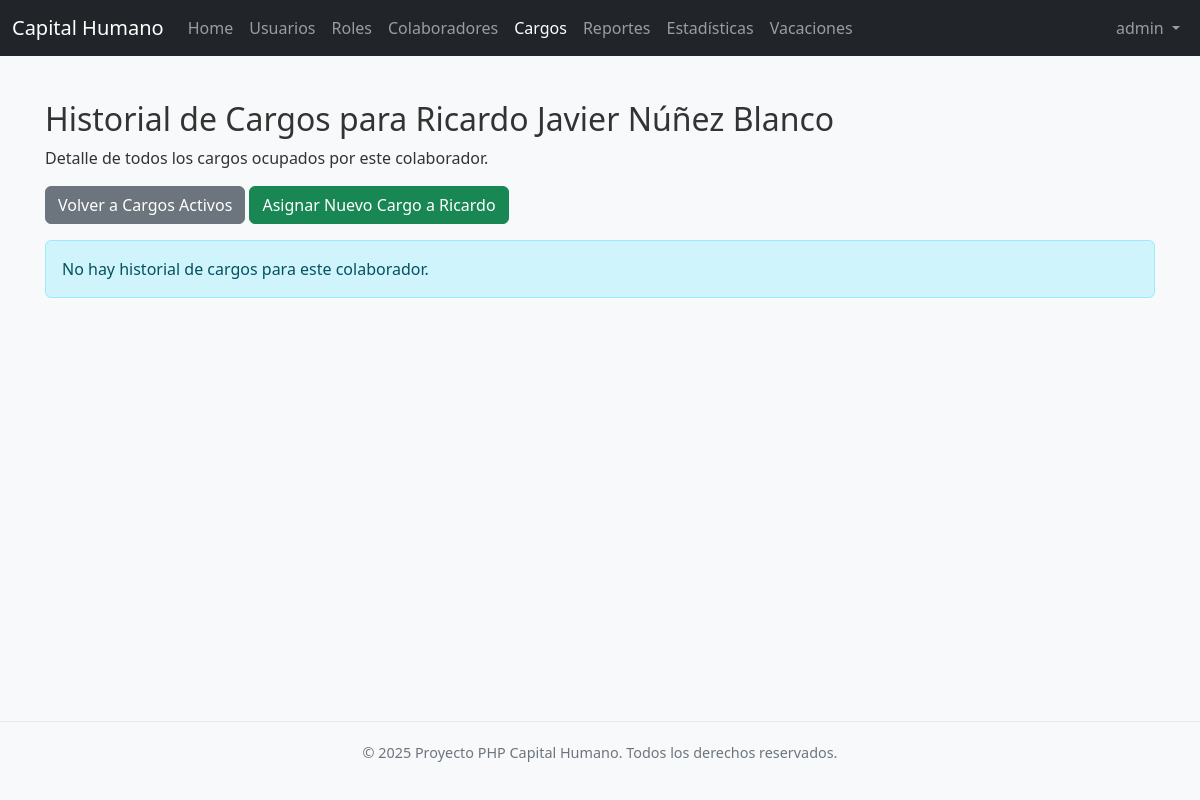
Page /cargos/ver_historial.php?id_colaborador=5 (signed in) on the earlier database version.
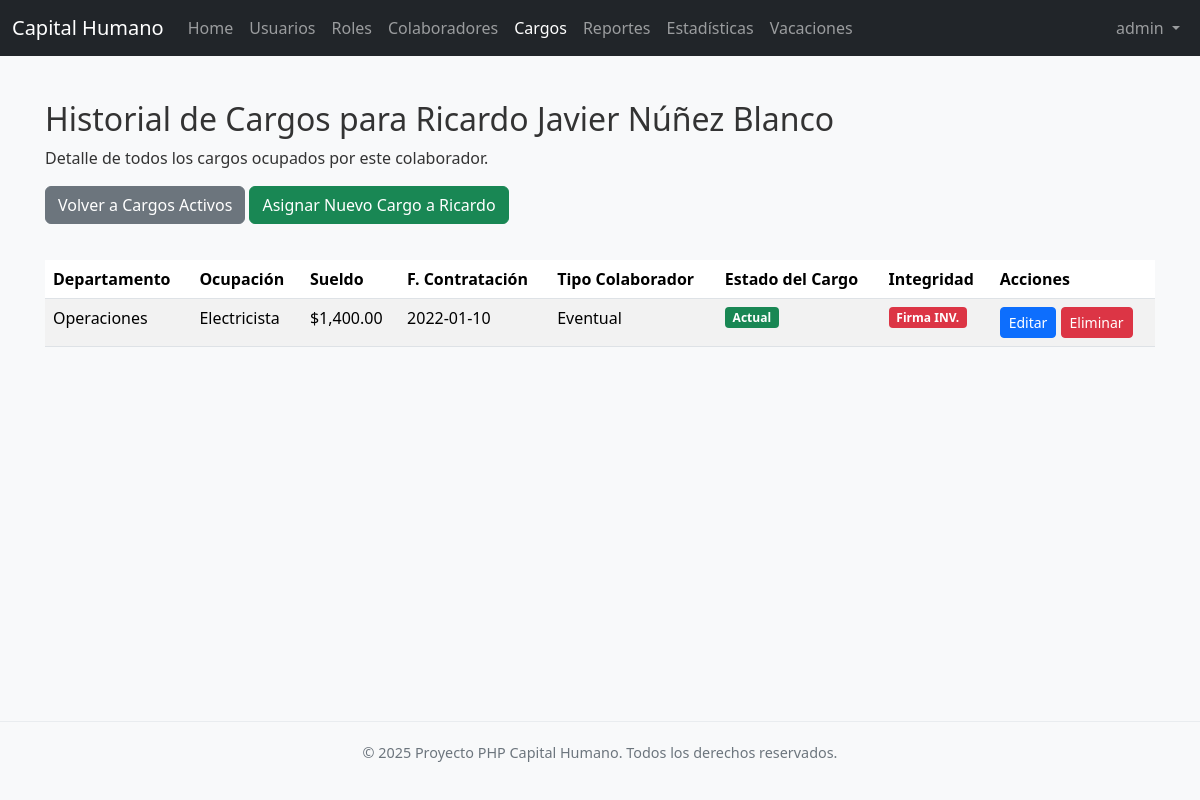
Same page on the later database version.
### tables this page shows
CREATE TABLE IF NOT EXISTS `cargos` (
  `id_cargo` int NOT NULL AUTO_INCREMENT,
  `id_colaborador` int NOT NULL,
  `id_departamento` int NOT NULL,
  `id_ocupacion` int NOT NULL,
  `sueldo` decimal(10,2) NOT NULL,
  `fecha_contratacion` date NOT NULL,
  `tipo_colaborador` enum('Permanente','Eventual','Interino') NOT NULL,
  `activo_en_cargo` tinyint(1) DEFAULT '1',
  `firma_datos` text,
  `fecha_firma` datetime DEFAULT NULL,
  PRIMARY KEY (`id_cargo`),
  KEY `id_colaborador` (`id_colaborador`),
  KEY `id_departamento` (`id_departamento`),
  KEY `id_ocupacion` (`id_ocupacion`)
);

CREATE TABLE IF NOT EXISTS `departamentos` (
  `id_departamento` int NOT NULL AUTO_INCREMENT,
  `nombre_departamento` varchar(100) NOT NULL,
  PRIMARY KEY (`id_departamento`),
  UNIQUE KEY `nombre_departamento` (`nombre_departamento`)
);

CREATE TABLE IF NOT EXISTS `ocupaciones` (
  `id_ocupacion` int NOT NULL AUTO_INCREMENT,
  `nombre_ocupacion` varchar(100) NOT NULL,
  PRIMARY KEY (`id_ocupacion`),
  UNIQUE KEY `nombre_ocupacion` (`nombre_ocupacion`)
);

### colaboradores/funciones.php (called while the page is built, shortened)
<?php
require_once __DIR__ . '/../config.php';
require_once __DIR__ . '/../usuarios/funciones.php';
function getColaboradorById($link, $id) {
    $colaborador = null;
    $sql = "SELECT * FROM colaboradores WHERE id_colaborador = ?";
    if ($stmt = mysqli_prepare($link, $sql)) {
        mysqli_stmt_bind_param($stmt, "i", $id);
        if (mysqli_stmt_execute($stmt)) {
            $result = mysqli_stmt_get_result($stmt);
            if (mysqli_num_rows($result) == 1) {
                $colaborador = mysqli_fetch_assoc($result);
            }
        }
    }
    return $colaborador;
}
?>

### cargos/funciones.php (called while the page is built, shortened)
<?php
require_once __DIR__ . '/../config.php';
require_once __DIR__ . '/../usuarios/funciones.php';
require_once __DIR__ . '/../colaboradores/funciones.php';
function verificarFirmaCargo($data_to_verify, $signature_b64) {
    $public_key = openssl_pkey_get_public(file_get_contents(PUBLIC_KEY_PATH));
    if (!$public_key) {
        return false;
    }
    $serialized_data = json_encode($data_to_verify);
    $signature = base64_decode($signature_b64);
    $result = openssl_verify($serialized_data, $signature, $public_key, OPENSSL_ALGO_SHA256);
    return ($result === 1);
}
function getHistorialCargosColaborador($link, $id_colaborador) {
    $historial = [];
    $sql = "SELECT c.id_cargo, c.id_colaborador, c.id_departamento, c.id_ocupacion, CONCAT(col.primer_nombre, ' ', col.segundo_nombre, ' ', col.primer_apellido, ' ', col.segundo_apellido) AS nombre_colaborador,
                   d.nombre_departamento, o.nombre_ocupacion,
                   c.sueldo, c.fecha_contratacion,
                   c.tipo_colaborador, c.activo_en_cargo, c.firma_datos, c.fecha_firma
            FROM cargos c
            JOIN colaboradores col ON c.id_colaborador = col.id_colaborador
            JOIN departamentos d ON c.id_departamento = d.id_departamento
            JOIN ocupaciones o ON c.id_ocupacion = o.id_ocupacion
            WHERE c.id_colaborador = ?
            ORDER BY c.fecha_contratacion DESC";
    if ($stmt = mysqli_prepare($link, $sql)) {
        mysqli_stmt_bind_param($stmt, "i", $id_colaborador);
        if (mysqli_stmt_execute($stmt)) {
            $result = mysqli_stmt_get_result($stmt);
            while ($row = mysqli_fetch_assoc($result)) {
                $historial[] = $row;
            }
        }
    }
    return $historial;
}
?>

### cargos/ver_historial.php (the view, shortened to what the changed rows need)
<?php
require_once '../config.php';
require_once 'funciones.php';
require_once '../colaboradores/funciones.php';
require_once '../includes/navbar.php';
$id_colaborador = null;
$nombre_colaborador_display = "";
$historial_cargos = [];
if (isset($_GET["id_colaborador"]) && !empty(trim($_GET["id_colaborador"]))) {
    $id_colaborador = trim($_GET["id_colaborador"]);
    $colaborador_info = getColaboradorById($link, $id_colaborador);
    if ($colaborador_info) {
        $nombre_colaborador_display = htmlspecialchars($colaborador_info['primer_nombre'] . ' ' . ($colaborador_info['segundo_nombre'] ?? '') . ' ' . $colaborador_info['primer_apellido'] . ' ' . ($colaborador_info['segundo_apellido'] ?? ''));
    } else {
        $nombre_colaborador_display = "Colaborador Desconocido";
        mysqli_close($link);
        header("location: index.php?msg=error_colaborador_notfound");
        exit();
    }
    $historial_cargos = getHistorialCargosColaborador($link, $id_colaborador);
} else {
    mysqli_close($link);
    header("location: index.php?msg=error");
    exit();
}
?>
<!DOCTYPE html>
<html lang="es">
<head>
    <link href="https://cdn.jsdelivr.net/npm/bootstrap@5.3.3/dist/css/bootstrap.min.css" rel="stylesheet">
    <link rel="stylesheet" href="../css/style.css">
</head>
<body>
    <div class="container mt-4 content-wrapper">
        <h2>Historial de Cargos para <?php echo $nombre_colaborador_display; ?></h2>
        <p>Detalle de todos los cargos ocupados por este colaborador.</p>
        <a href="index.php" class="btn btn-secondary mb-3">Volver a Cargos Activos</a>
        <a href="crear.php?id_colaborador=<?php echo htmlspecialchars($id_colaborador); ?>" class="btn btn-success mb-3">Asignar Nuevo Cargo a <?php echo htmlspecialchars($colaborador_info['primer_nombre'] ?? ''); ?></a>
        <?php if (!empty($historial_cargos)): ?>
            <div class="table-responsive">
                <table class="table table-striped table-hover">
                    <thead>
                        <tr>
                            <th>Departamento</th>
                            <th>Ocupación</th>
                            <th>Sueldo</th>
                            <th>F. Contratación</th>
                            <th>Tipo Colaborador</th>
                            <th>Estado del Cargo</th>
                            <th>Integridad</th> <th>Acciones</th>
                        </tr>
                    </thead>
                    <tbody>
                        <?php foreach ($historial_cargos as $cargo): ?>
                            <tr>
                                <td><?php echo htmlspecialchars($cargo['nombre_departamento'] ?? ''); ?></td>
                                <td><?php echo htmlspecialchars($cargo['nombre_ocupacion'] ?? ''); ?></td>
                                <td>$<?php echo number_format($cargo['sueldo'] ?? 0, 2); ?></td>
                                <td><?php echo htmlspecialchars($cargo['fecha_contratacion'] ?? ''); ?></td>
                                <td><?php echo htmlspecialchars($cargo['tipo_colaborador'] ?? ''); ?></td>
                                <td>
                                    <?php if (($cargo['activo_en_cargo'] ?? 0) == 1): ?>
                                        <span class="badge bg-success">Actual</span>
                                    <?php else: ?>
                                        <span class="badge bg-secondary">Histórico</span>
                                    <?php endif; ?>
                                </td>
                                <td>
                                    <?php
                                        $data_for_verification = [
                                            'id_colaborador' => $cargo['id_colaborador'],
                                            'id_departamento' => $cargo['id_departamento'],
                                            'id_ocupacion' => $cargo['id_ocupacion'],
                                            'sueldo' => (float)($cargo['sueldo'] ?? 0),
                                            'fecha_contratacion' => $cargo['fecha_contratacion'],
                                            'tipo_colaborador' => $cargo['tipo_colaborador'],
                                            'timestamp' => $cargo['fecha_firma']
                                        ];
                                        if (!empty($cargo['firma_datos']) && verificarFirmaCargo($data_for_verification, $cargo['firma_datos'])) {
                                            echo '<span class="badge bg-success">Firmado OK</span>';
                                        } elseif (!empty($cargo['firma_datos'])) {
                                            echo '<span class="badge bg-danger">Firma INV.</span>';
                                        } else {
                                            echo '<span class="badge bg-secondary">Sin Firma</span>';
                                        }
                                    ?>
                                </td>
                                <td>
                                    <a href="editar.php?id_cargo=<?php echo $cargo['id_cargo']; ?>" class="btn btn-primary btn-sm">Editar</a>
                                    <a href="eliminar.php?id_cargo=<?php echo $cargo['id_cargo']; ?>" class="btn btn-danger btn-sm" onclick="return confirm('¿Está seguro de eliminar este cargo? ¡Esto eliminará el registro de su historial! (No se puede eliminar un cargo activo)');">Eliminar</a>
                                </td>
                            </tr>
                        <?php endforeach; ?>
                    </tbody>
                </table>
            </div>
        <?php else: ?>
            <div class="alert alert-info">No hay historial de cargos para este colaborador.</div>
        <?php endif; ?>
    </div>
</body>
</html>

Differences in the rows shown:
added cargos: id_departamento.nombre_departamento "Operaciones", id_ocupacion.nombre_ocupacion "Electricista", sueldo "1,400.00", fecha_contratacion "2022-01-10", tipo_colaborador "Eventual", activo_en_cargo "Actual", shows "Firma INV."
Other differences:
text no longer shown: "No hay historial de cargos para este colaborador."
text now shown: "Departamento Ocupación Sueldo F. Contratación Tipo Colaborador Estado del Cargo Integridad Acciones"
